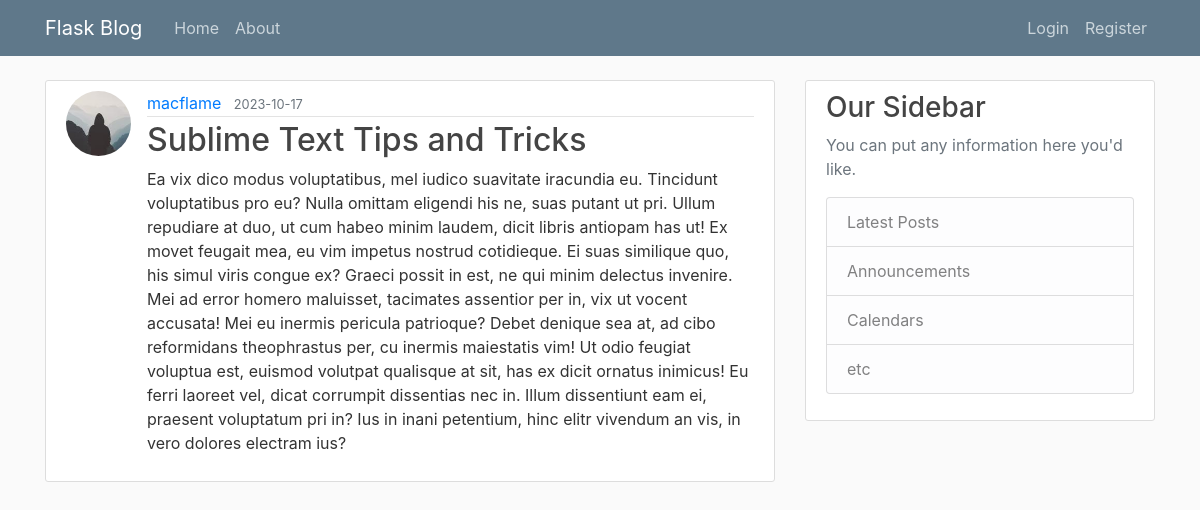
The app's page /post/4 with its own data.
### flaskblog/models.py (models this page shows, shortened)
class User(db.Model, UserMixin):
    id = db.Column(db.Integer, primary_key=True)
    username = db.Column(db.String(20), unique=True, nullable=False)
    email = db.Column(db.String(120), unique=True, nullable=False)
    image_file = db.Column(db.String(20), nullable=False, default='default.jpg')
    password = db.Column(db.String(60), nullable=False)
    posts = db.relationship('Post', backref='author', lazy=True)

class Post(db.Model):
    id = db.Column(db.Integer, primary_key=True)
    title = db.Column(db.String(100), nullable=False)
    date_posted = db.Column(db.DateTime, nullable=False, default=datetime.utcnow)
    content = db.Column(db.Text, nullable=False)
    user_id = db.Column(db.Integer, db.ForeignKey('user.id'), nullable=False)

### flaskblog/routes.py (the view)
@app.route("/post/<int:post_id>")
def post(post_id):
    post = Post.query.get_or_404(post_id)
    return render_template('post.html', title=post.title, post=post)

### flaskblog/templates/post.html (shortened to what this page needs)
{% extends "layout.html" %}
{% block content %}
  <article class="media content-section">
    <img class="rounded-circle article-img" src="{{ url_for('static', filename='profile_pics/' + post.author.image_file) }}">
    <div class="media-body">
      <div class="article-metadata">
        <a class="mr-2" href="{{ url_for('user_posts', username=post.author.username) }}">{{ post.author.username }}</a>
        <small class="text-muted">{{ post.date_posted.strftime('%Y-%m-%d') }}</small>
      </div>
      <h2 class="article-title">{{ post.title }}</h2>
      <p class="article-content">{{ post.content }}</p>
    </div>
  </article>
{% endblock content %}

### flaskblog/static/main.css (style rules this page uses)
body { background: #fafafa; color: #333333; margin-top: 5rem; }
h1, h2, h3, h4, h5, h6 { color: #444444; }
.content-section { background: #ffffff; padding: 10px 20px; border: 1px solid #dddddd; border-radius: 3px; margin-bottom: 20px; }
.article-title { color: #444444; }
.article-content { white-space: pre-line; }
.article-img { height: 65px; width: 65px; margin-right: 16px; }
.article-metadata { padding-bottom: 1px; margin-bottom: 4px; border-bottom: 1px solid #e3e3e3 }

### records on screen
User: image_file (picture), author.username "macflame"
Post: date_posted "2023-10-17", title "Sublime Text Tips and Tricks", content "Ea vix dico modus voluptatibus, mel iudico suavitate iracundia eu. Tincidunt voluptatibus pro eu? Nulla omittam eligendi his ne, suas putant ut pri. Ullum repudiare at duo, ut cum habeo minim laudem, dicit libris antiopam has ut! Ex movet feugait mea, eu vim impetus nostrud cotidieque. Ei suas similique quo, his simul viris congue ex? Graeci possit in est, ne qui minim delectus invenire. Mei ad error homero maluisset, tacimates assentior per in, vix ut vocent accusata! Mei eu inermis pericula patrioque? Debet denique sea at, ad cibo reformidans theophrastus per, cu inermis maiestatis vim! Ut odio feugiat voluptua est, euismod volutpat qualisque at sit, has ex dicit ornatus inimicus! Eu…"
